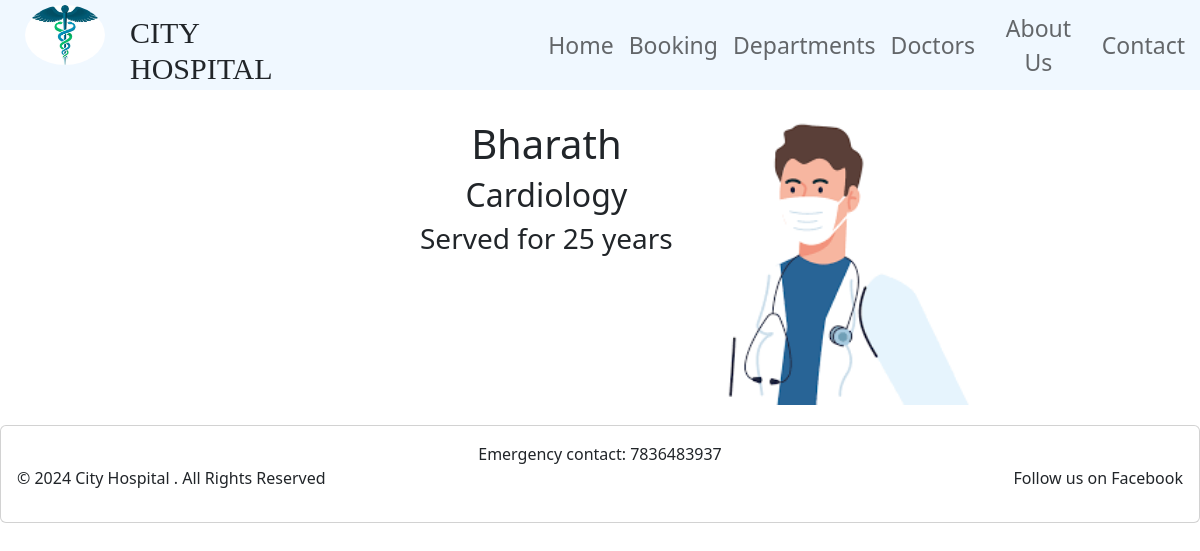
/docdetailview/2, run on the app's committed database.
### base/models.py (models this page shows, shortened)
class Doctors(models.Model):
    doc_name = models.CharField(max_length=50)
    doc_spec = models.TextField()
    doc_dep = models.ForeignKey(Departments,on_delete=models.CASCADE)
    doc_image = models.ImageField(upload_to='doctors',default='img.jpg')

class Departments(models.Model):
    dep_name=models.CharField(max_length=50)
    dep_description=models.TextField()
    def __str__(self) -> str:
        return self.dep_name

### base/views.py (the view)
# urls.py: path('docdetailview/<int:pk>',DocDetailView.as_view(),name='docdetailview')
class DocDetailView(DetailView):
   model = Doctors
   template_name = 'docdetail.html'
   context_object_name = 'doc'

### templates/docdetail.html
{% extends 'base.html' %}
{% block content %}
<div style="display: flex; text-align: center;margin-left: 35%;">
    <div style="padding-top: 30px; vertical-align: middle;" >
        <h1>{{doc.doc_name}}</h1>
        <h2>{{doc.doc_dep}}</h2>
        <h3>{{doc.doc_spec}}</h3>
      </div>
    <div>
        <img style="width: 140%;" src="../static/images/realdioc.png" alt="">
      </div>
</div>
{% endblock content %}

### data on the page
Doctors: doc_name "Bharath", doc_dep "Cardiology", doc_spec "Served for 25 years"
